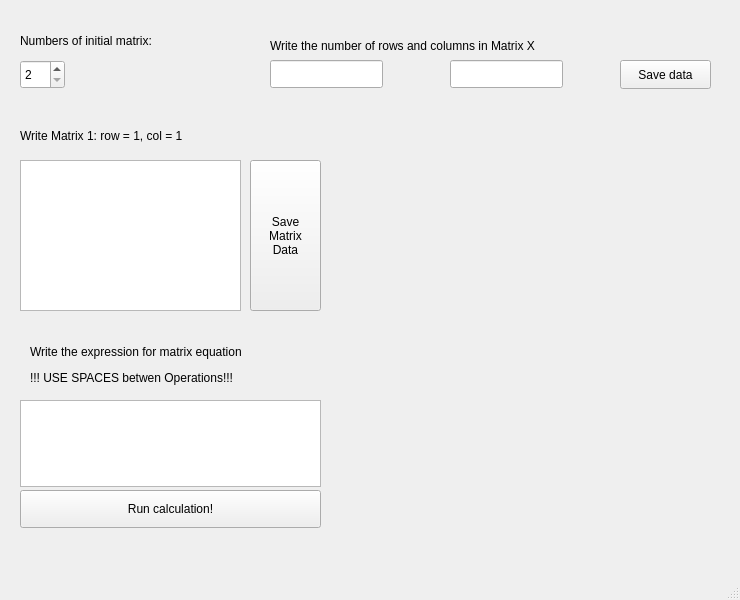
<?xml version="1.0" encoding="UTF-8"?>
<ui version="4.0">
 <class>MainWindow</class>
 <widget class="QMainWindow" name="MainWindow">
  <property name="geometry">
   <rect>
    <x>0</x>
    <y>0</y>
    <width>740</width>
    <height>600</height>
   </rect>
  </property>
  <property name="windowTitle">
   <string>MainWindow</string>
  </property>
  <widget class="QWidget" name="centralwidget">
   <widget class="QLabel" name="labelMatrixCount">
    <property name="geometry">
     <rect>
      <x>20</x>
      <y>30</y>
      <width>311</width>
      <height>21</height>
     </rect>
    </property>
    <property name="text">
     <string>Numbers of initial matrix:</string>
    </property>
   </widget>
   <widget class="QSpinBox" name="spinBoxMatrixCount">
    <property name="geometry">
     <rect>
      <x>20</x>
      <y>60</y>
      <width>45</width>
      <height>29</height>
     </rect>
    </property>
    <property name="minimum">
     <number>2</number>
    </property>
    <property name="maximum">
     <number>5</number>
    </property>
   </widget>
   <widget class="QLabel" name="labeRowColInput">
    <property name="geometry">
     <rect>
      <x>270</x>
      <y>30</y>
      <width>391</width>
      <height>31</height>
     </rect>
    </property>
    <property name="text">
     <string>Write the number of rows and columns in Matrix X</string>
    </property>
   </widget>
   <widget class="QLineEdit" name="lineEditRow">
    <property name="geometry">
     <rect>
      <x>270</x>
      <y>60</y>
      <width>113</width>
      <height>28</height>
     </rect>
    </property>
   </widget>
   <widget class="QLineEdit" name="lineEditColumn">
    <property name="geometry">
     <rect>
      <x>450</x>
      <y>60</y>
      <width>113</width>
      <height>28</height>
     </rect>
    </property>
   </widget>
   <widget class="QPushButton" name="pushButtonSave">
    <property name="geometry">
     <rect>
      <x>620</x>
      <y>60</y>
      <width>91</width>
      <height>29</height>
     </rect>
    </property>
    <property name="text">
     <string>Save data</string>
    </property>
   </widget>
   <widget class="QLabel" name="labeWriteMatrix">
    <property name="geometry">
     <rect>
      <x>20</x>
      <y>120</y>
      <width>231</width>
      <height>31</height>
     </rect>
    </property>
    <property name="text">
     <string>Write Matrix 1: row = 1, col = 1</string>
    </property>
   </widget>
   <widget class="QPlainTextEdit" name="plainTextEditMatrixData">
    <property name="geometry">
     <rect>
      <x>20</x>
      <y>160</y>
      <width>221</width>
      <height>151</height>
     </rect>
    </property>
   </widget>
   <widget class="QPushButton" name="pushButtonSaveMatrixData">
    <property name="geometry">
     <rect>
      <x>250</x>
      <y>160</y>
      <width>71</width>
      <height>151</height>
     </rect>
    </property>
    <property name="text">
     <string>Save 
Matrix
Data</string>
    </property>
   </widget>
   <widget class="QLabel" name="labelExpressionResult">
    <property name="geometry">
     <rect>
      <x>30</x>
      <y>330</y>
      <width>311</width>
      <height>71</height>
     </rect>
    </property>
    <property name="text">
     <string>&lt;html&gt;&lt;head/&gt;&lt;body&gt;&lt;p&gt;Write the expression for matrix equation&lt;/p&gt;&lt;p&gt;!!! USE SPACES betwen Operations!!!&lt;/p&gt;&lt;/body&gt;&lt;/html&gt;</string>
    </property>
   </widget>
   <widget class="QPlainTextEdit" name="plainTextEditExpression">
    <property name="geometry">
     <rect>
      <x>20</x>
      <y>400</y>
      <width>301</width>
      <height>87</height>
     </rect>
    </property>
   </widget>
   <widget class="QPushButton" name="pushButtonCalculate">
    <property name="geometry">
     <rect>
      <x>20</x>
      <y>490</y>
      <width>301</width>
      <height>38</height>
     </rect>
    </property>
    <property name="text">
     <string>Run calculation!</string>
    </property>
   </widget>
  </widget>
  <widget class="QMenuBar" name="menubar">
   <property name="geometry">
    <rect>
     <x>0</x>
     <y>0</y>
     <width>740</width>
     <height>34</height>
    </rect>
   </property>
  </widget>
  <widget class="QStatusBar" name="statusbar"/>
 </widget>
 <resources/>
 <connections/>
</ui>
